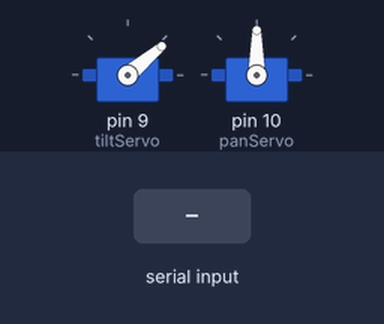
This sketch was run on a simulated Arduino Uno, built with avr-gcc and run on an emulated ATmega328P. Parts: 2 × servo. The test bench sets the inputs (shaded band).

Above: at 1.2 s.
1.3 s: "90,45\n" received over Serial
At 1.8 s:
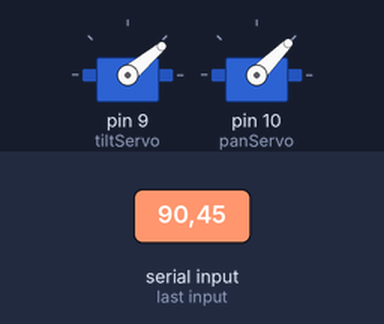
2.8 s: "90\n" received over Serial
At 4.1 s:
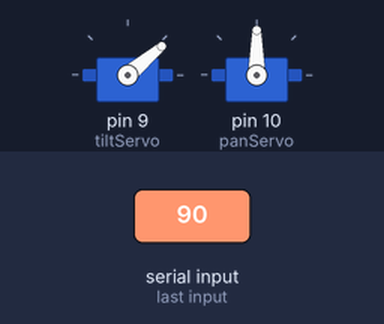
Timing chart, 0 to 5.8 s (numbered marks = the images above; inputs shaded):
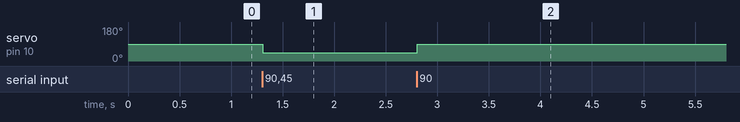

Measured:
- after the input at 1.3 s, servo on pin 10 (panServo): 90° → 45° at once
- after the input at 2.8 s, servo on pin 10 (panServo): 45° → 90° at once

The sketch:

ct8.ino
```cpp
#include <Servo.h>
Servo tiltServo; //y
Servo panServo; //x


void setup()
{
  Serial.begin(9600);
  tiltServo.attach(9); // Vertical
  panServo.attach(10); // Horizontal
  panServo.write(90);
  tiltServo.write(40);
}


void loop() {
  if (Serial.available() > 0) {
    int angle = Serial.parseInt();
    if (angle >= 45 && angle <= 135) {
      panServo.write(angle);


   // tiltServo.write(angle);
    }
  }
}
```
